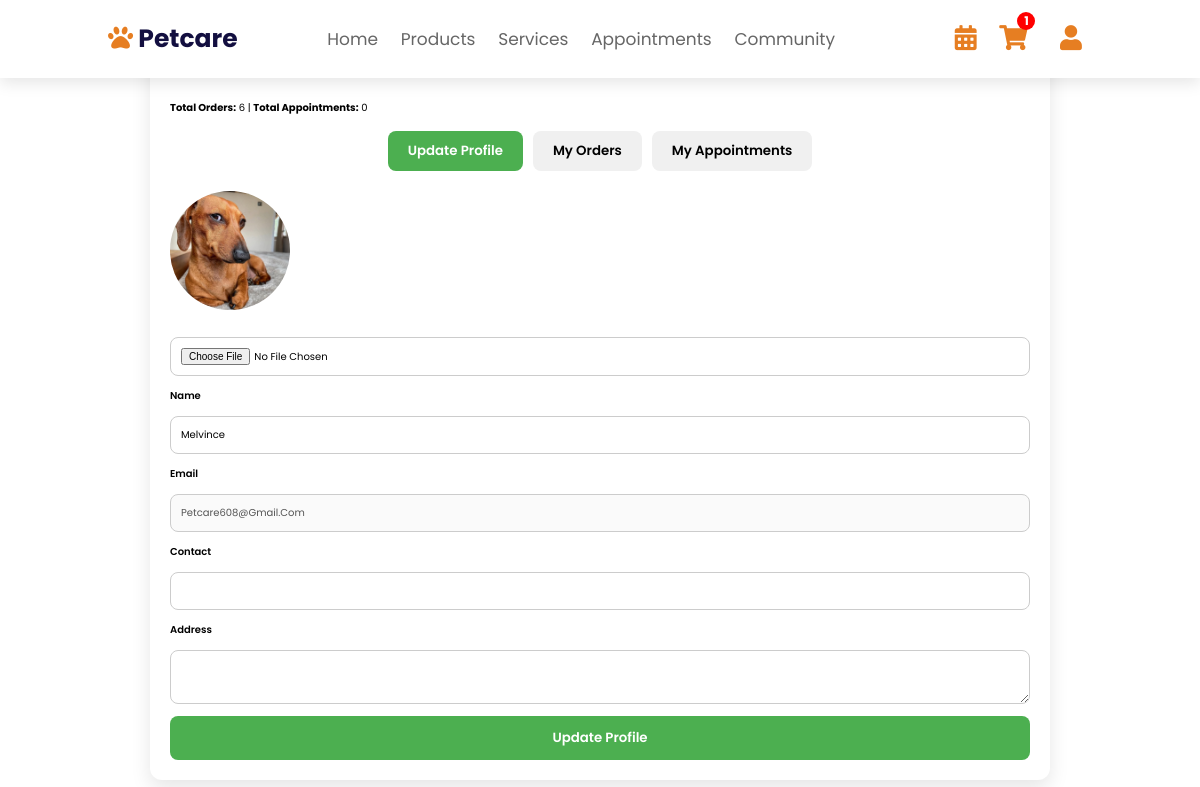
The app's page /profile.php (signed in) with its own data.
### tables this page shows
CREATE TABLE `users` (
  `id` varchar(36) NOT NULL,
  `name` varchar(100) NOT NULL,
  `email` varchar(150) NOT NULL,
  `phone` varchar(20) DEFAULT NULL,
  `password` varchar(255) NOT NULL,
  `verification_code` varchar(255) DEFAULT NULL,
  `code_expires_at` datetime DEFAULT NULL,
  `is_verified` tinyint(1) NOT NULL DEFAULT 0,
  `profile_pic` varchar(255) DEFAULT NULL,
  `status` enum('active','inactive','banned') NOT NULL DEFAULT 'active',
  `created_at` timestamp NOT NULL DEFAULT current_timestamp(),
  `updated_at` timestamp NULL DEFAULT NULL ON UPDATE current_timestamp(),
  `address` varchar(255) NOT NULL,
  `last_activity` datetime DEFAULT NULL,
  `role` enum('user','admin') NOT NULL DEFAULT 'user'
);

### components/auth.php (called while the page is built, shortened)
<?php
if (!empty($_SESSION['user_id'])) {
    $user_id = $_SESSION['user_id'];
} elseif (!empty($_COOKIE['user_id'])) {
    $user_id = $_COOKIE['user_id'];
    $_SESSION['user_id'] = $user_id;
}
?>

### profile.php (the view, shortened to what this page needs)
<?php
require_once 'components/auth.php';
$stmt = $conn->prepare("SELECT * FROM users WHERE id=?");
$stmt->execute([$user_id]);
$user = $stmt->fetch(PDO::FETCH_ASSOC);
$profilePic = (!empty($user['profile_pic']) && file_exists($user['profile_pic']))
    ? $user['profile_pic']
    : 'uploads/user.png';
$totalOrders = $conn->query("SELECT COUNT(*) FROM orders WHERE user_id='$user_id'")->fetchColumn();
$totalAppointments = $conn->query("SELECT COUNT(*) FROM appointments WHERE user_id='$user_id'")->fetchColumn();
?>
<!DOCTYPE html>
<html lang="en">
<head>
<link rel="stylesheet" href="https://cdnjs.cloudflare.com/ajax/libs/font-awesome/5.15.4/css/all.min.css">
<link rel="stylesheet" href="assets/css/header.css">
<link rel="stylesheet" href="assets/css/profile.css">
</head>
<body>
<?php include 'components/user_header.php'; ?>
<div class="profile-container">
  <h2>👤 My Profile</h2>
  <div style="margin:15px 0;">
    <strong>Total Orders:</strong> <?= $totalOrders ?> |
    <strong>Total Appointments:</strong> <?= $totalAppointments ?>
  </div>
  <div class="tabs">
    <button class="tab-btn active" data-tab="profile">Update Profile</button>
    <button class="tab-btn" data-tab="orders">My Orders</button>
    <button class="tab-btn" data-tab="appointments">My Appointments</button>
  </div>
  <div class="tab-content active" id="profile">
    <form method="post" class="profile-form" enctype="multipart/form-data">
      <div class="profile-pic-wrapper">
        <img id="profile-pic-preview" src="<?= htmlspecialchars($profilePic) ?>" width="120" alt="Profile Picture">
      </div>
      <input type="file" name="profile_pic" id="profile-pic-input" accept="image/*">
      <label>Name</label>
      <input type="text" name="name" value="<?= htmlspecialchars($user['name']) ?>" required>
      <label>Email</label>
      <input type="email" value="<?= htmlspecialchars($user['email']) ?>" disabled>
      <label>Contact</label>
      <input type="text" name="phone" value="<?= htmlspecialchars($user['phone'] ?? '') ?>" required>
      <label>Address</label>
      <textarea name="address" required><?= htmlspecialchars($user['address'] ?? '') ?></textarea>
      <button type="submit" name="update_profile">Update Profile</button>
    </form>
  </div>
</div>
</body>
</html>

### assets/css/header.css (style rules this page uses)
:root { --carrot-color: #e67e22; --black: #130f40; --white: #fff; --light-color: #666; --light-bg: #eee; --border: 0.2rem solid #130f40; --box-shadow: 0 0.5rem 1.5rem rgba(0, 0, 0, 0.1); }
* { font-family: "Poppins", sans-serif; margin: 0; padding: 0; box-sizing: border-box; outline: none; border: none; text-decoration: none; text-transform: capitalize; transition: 0.2s linear; }
html { font-size: 62.5%; overflow-x: hidden; scroll-behavior: smooth; scroll-padding-top: 4rem; }

### assets/css/profile.css (style rules this page uses)
.profile-container { max-width: 900px; margin: 30px auto; padding: 20px; background-color: #fff; border-radius: 12px; box-shadow: 0 8px 20px rgba(0,0,0,0.1); font-family: 'Segoe UI', Tahoma, Geneva, Verdana, sans-serif; }
.profile-container h2 { text-align: center; font-size: 2rem; margin-bottom: 20px; }
.profile-container > div:nth-of-type(2) { text-align: center; font-size: 1rem; margin-bottom: 20px; }
.tabs { display: flex; justify-content: center; gap: 10px; margin-bottom: 20px; }
.tab-btn { padding: 10px 20px; background-color: #f0f0f0; border: none; border-radius: 8px; cursor: pointer; font-weight: 600; transition: all 0.3s ease; }
.tab-btn.active { background-color: #4CAF50; color: #fff; }
.tab-content { display: none; }
.tab-content.active { display: block; }
.profile-form { display: flex; flex-direction: column; gap: 12px; }
.profile-form label { font-weight: 600; }
.profile-form input, .profile-form textarea { padding: 10px; border: 1px solid #ccc; border-radius: 8px; font-size: 1rem; width: 100%; resize: vertical; }
.profile-form button { padding: 12px; background-color: #4CAF50; color: #fff; font-weight: 600; border: none; border-radius: 8px; cursor: pointer; transition: all 0.3s ease; }

### profile.php (style rules this page uses)
.profile-pic-wrapper img { border-radius: 50%; margin-bottom: 10px; }

### records on screen
users: profile_pic (picture), name "melvince", email "petcare608@gmail.com"

### other values on screen
$cart_count "1"
$totalOrders "6"
$totalAppointments "0"
